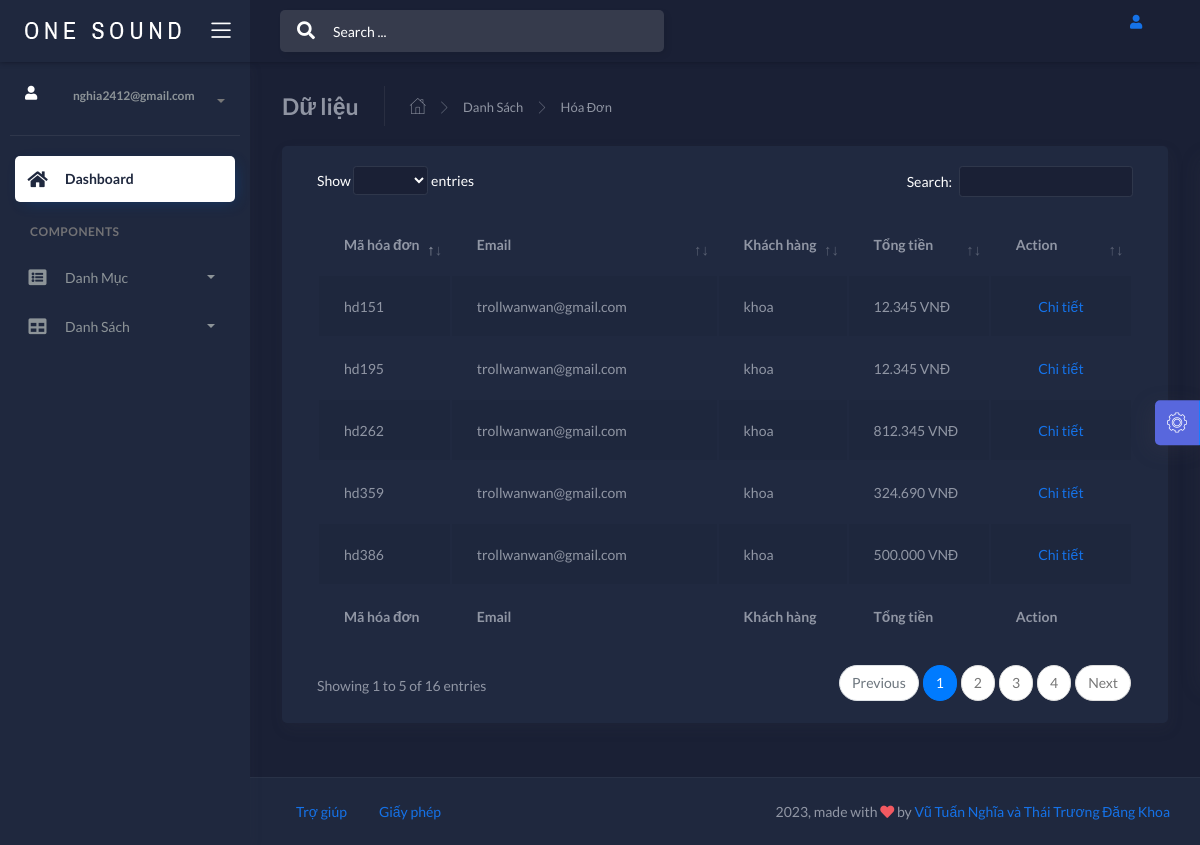
Screenshot of /1/1/admin/index.php?controller=hoadoncontroller&action=index (signed in) with the database file from the repository.
### tables this page shows
CREATE TABLE IF NOT EXISTS `hoadon` (
  `id_hd` varchar(50) NOT NULL,
  `email` varchar(50) NOT NULL,
  `ngaybd` datetime NOT NULL DEFAULT CURRENT_TIMESTAMP,
  `tennguoinhan` varchar(50) NOT NULL,
  `diachi` varchar(50) NOT NULL,
  `ngaynhan` datetime NOT NULL DEFAULT CURRENT_TIMESTAMP,
  `dienthoainguoinhan` varchar(10) NOT NULL,
  `tongtien` double NOT NULL,
  PRIMARY KEY (`id_hd`),
  KEY `email` (`email`)
);

### 1/1/admin/models/Db.php (called while the page is built, shortened)
<?php
class Db {
    protected static $pdo;
    function __construct()
    {
        self::$pdo= new PDO('mysql:host='. HOST .';dbname='.DB , USER  , PW );
        self::$pdo->query('set names utf8' );
    }
    protected function selectQuery($sql, $arr=[])
    {
        $stm = self::$pdo->prepare($sql);
        $stm->execute($arr);
        return $stm->fetchAll(PDO::FETCH_ASSOC);
    }
}
?>

### 1/1/admin/models/hoadonmodel.php (called while the page is built, shortened)
<?php
class hoadonmodel extends Db
{
    function all()
    {
        return $this->selectQuery('select DISTINCT hoadon.id_hd,email,tennguoinhan,tongtien,dienthoainguoinhan from hoadon join chitiethoadon on hoadon.id_hd = chitiethoadon.id_hd join dianhac on dianhac.id_dianhac = chitiethoadon.id_dianhac');
    }
}

### 1/1/admin/utiltien.php (called while the page is built)
<?php
function chuyentien($gia){
	return number_format($gia ,0,",",".") . " VNĐ";
}
?>

### 1/1/admin/views/hoadon/hoadon.php (the view, shortened to what this page needs)
<!DOCTYPE html>
<html lang="en">
    <?php include './views/layouts/headerpage.php' ?>
<body data-background-color="dark">
    <div class="wrapper">
        <div class="main-header">
            <?php include './views/layouts/logoheader.php'?>
            <?php include './views/layouts/navbarpage.php'?>
        </div>
        <?php include './views/layouts/sidebarmenu.php' ?>
        <div class="main-panel">
            <div class="content">
            <div class="page-inner">
    <div class="page-header">
        <h4 class="page-title">Dữ liệu</h4>
            <ul class="breadcrumbs">
                <li class="nav-home">
                    <a href="#">
                        <i class="flaticon-home"></i>
                    </a>
                </li>
                <li class="separator">
                    <i class="flaticon-right-arrow"></i>
                </li>
                <li class="nav-item">
                    <a href="#">Danh Sách</a>
                </li>
                <li class="separator">
                    <i class="flaticon-right-arrow"></i>
                </li>
                <li class="nav-item">
                    <a href="#">Hóa Đơn</a>
                </li>
            </ul>
    </div>
        <div class="row">
                        <div class="col-md-12">
                            <div class="card">
                                <div class="card-body">
                                    <div class="table-responsive">
                                        <table id="add-row" class="display table table-striped table-hover" >
                                            <thead>
                                                <tr>
                                                    <th>Mã hóa đơn</th>
                                                    <th>Email</th>
                                                    <th>Khách hàng</th>
                                                    <th>Tổng tiền</th>
                                                    <th style="width: 10%">Action</th>
                                                </tr>
                                            </thead>
                                            <tfoot>
                                                <tr>
                                                    <th>Mã hóa đơn</th>
                                                    <th>Email</th>
                                                    <th>Khách hàng</th>
                                                    <th>Tổng tiền</th>
                                                    <th>Action</th>
                                                </tr>
                                            </tfoot>
                                            <tbody>
                                                   <?php
                                                    foreach ($data as $arr) {
                                                    ?>
                                                    <tr>
                                                        <td><?php echo $arr['id_hd'];?></td>
                                                        <td><?php echo $arr['email'];?></td>
                                                        <td><?php echo $arr['tennguoinhan'];?></td>
                                                        <td><?php echo chuyentien($arr['tongtien']);?></td>
                                                         <td>
                                                            <div class="form-button-action">
                                                                <button type="button" data-toggle="tooltip" title="" class="btn btn-link btn-danger" data-original-title="Remove"> <a href='index.php?controller=hoadoncontroller&action=chitiet&id=<?php echo $arr['id_hd'] ?>'>
                                                                    Chi tiết</a>
                                                                </button>
                                                            </div>
                                                        </td>
                                                    </tr>
                                                    <?php
                                                    }
                                                    ?>
                                            </tbody>
                                        </table>
                                    </div>
                                </div>
                            </div>
                        </div>
                    </div>
</div>
            </div>
            <?php include'./views/layouts/footerpage.php'?>
        </div>
        <div class="custom-template">
            <div class="custom-toggle">
                <i class="flaticon-settings"></i>
            </div>
        </div>
    </div>
</body>
</html>

### 1/1/admin/views/assets/css/demo.css (style rules this page uses)
.custom-template { position: fixed; top: 50%; transform: translateY(-50%); right: -325px; width: 325px; height: max-content; display: block; z-index: 1; background: #ffffff; transition: all .3s; z-index: 1003; box-shadow: -1px 1px 20px rgba(69, 65, 78, 0.15); border-top-left-radius: 5px; border-bottom-left-radius: 5px; transition: all .5s; }
.custom-template .custom-toggle { position: absolute; width: 45px; height: 45px; background: rgb(88, 103, 221); top: 50%; left: -45px; transform: translateY(-50%); display: flex; align-items: center; justify-content: center; text-align: center; border-top-left-radius: 5px; border-bottom-left-radius: 5px; border-right: 1px solid #177dff; cursor: pointer; color: #ffffff; box-shadow: -5px 5px 20px rgba(69, 65, 78, 0.21); }
.custom-template .custom-toggle i { font-size: 20px; animation: 1.3s spin linear infinite; }

### rows the page displays
hoadon: id_hd "hd262", email "trollwanwan@gmail.com", tennguoinhan "khoa", tongtien "812.345 VNĐ"
hoadon: id_hd "hd359", email "trollwanwan@gmail.com", tennguoinhan "khoa", tongtien "324.690 VNĐ"
hoadon: id_hd "hd386", email "trollwanwan@gmail.com", tennguoinhan "khoa", tongtien "500.000 VNĐ"
hoadon: id_hd "hd195", email "trollwanwan@gmail.com", tennguoinhan "khoa", tongtien "12.345 VNĐ"
hoadon: id_hd "hd151", email "trollwanwan@gmail.com", tennguoinhan "khoa", tongtien "12.345 VNĐ"

### other values shown
$_SESSION['email1'] "nghia2412@gmail.com"
